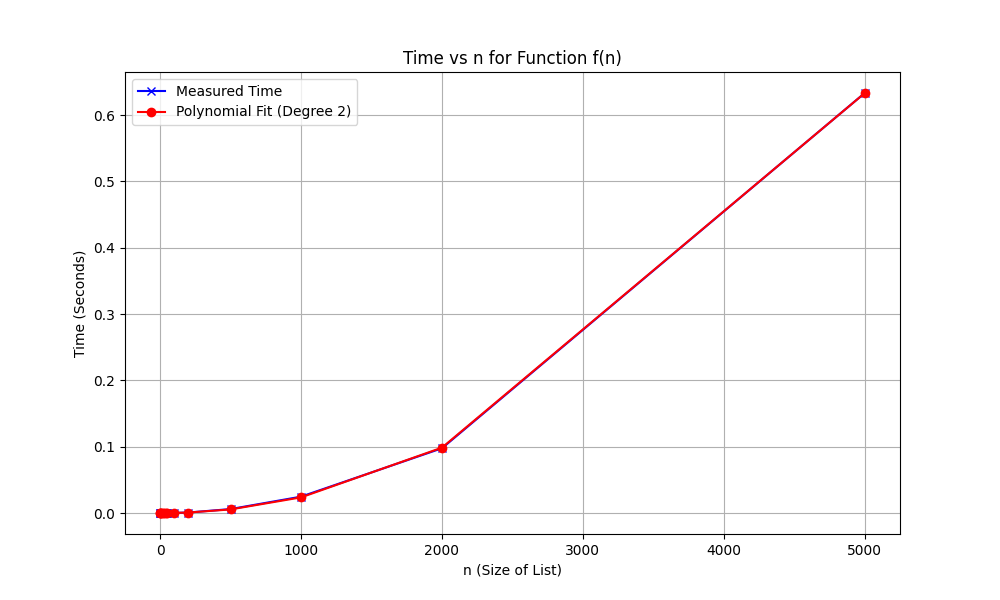

Reproduce this figure in Python.
import timeit
import matplotlib.pyplot as plt
import numpy as np

def f(n):
    x = 1
    for i in range(1, n+1):
        for j in range(1, n+1):
            x = x + 1

# List of n values (small to large)
n_values = [1, 2, 5, 10, 20,30,40, 50, 100, 200, 500, 1000, 2000, 5000]

# Measure the time for each n
execution_times = []
for n in n_values:
    exec_time = timeit.timeit(lambda: f(n), number=1)
    execution_times.append(exec_time)

# Plot the polynomial fit curve
coeffs = np.polyfit(n_values, execution_times,2)
poly_fit = np.poly1d(coeffs)


# Plot the polynomial fit curve
plt.figure(figsize=(10, 6))
plt.plot(n_values, execution_times, label='Measured Time',marker='x',color= 'blue')
plt.plot(n_values, poly_fit(n_values), label='Polynomial Fit (Degree 2)',marker='o',color='red')
plt.xlabel('n (Size of List)')
plt.ylabel('Time (Seconds)')
plt.title('Time vs n for Function f(n)')
plt.legend()
plt.grid(True)
plt.show()
